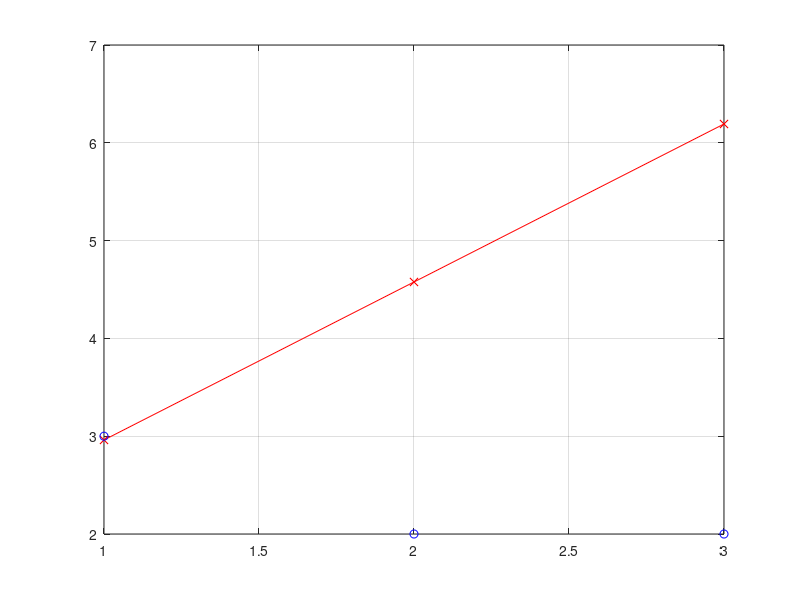

This chart was generated by the following MATLAB code:
% Federicw1o Alvarez
% MATH 511 - Fall 2022
% Mid-Term 2 Practice
%   page 253: 3, 4, 6, 7, 8
%   page 260: 3, 4, 5, 6, 7

clear 
close all
clc

fprintf("Ex 5 page 260.\n")

% Given
p1 = [1 3];
p2 = [2 2];
p3 = [3 2];

P = [p1; p2; p3]
[Pr Pc] =  size(P);

A = ones(Pr, Pc);
A(:,2) = 1./P(:,1)
b = P(:,2);

x0 = [A'*A A'*b];
x0 = rref(x0);

plot(P(:,1), (P(:,1)*x0(2,3) + x0(1,3)), 'rx-')
hold on
scatter(P(:,1), P(:,2), 'b')
grid on 